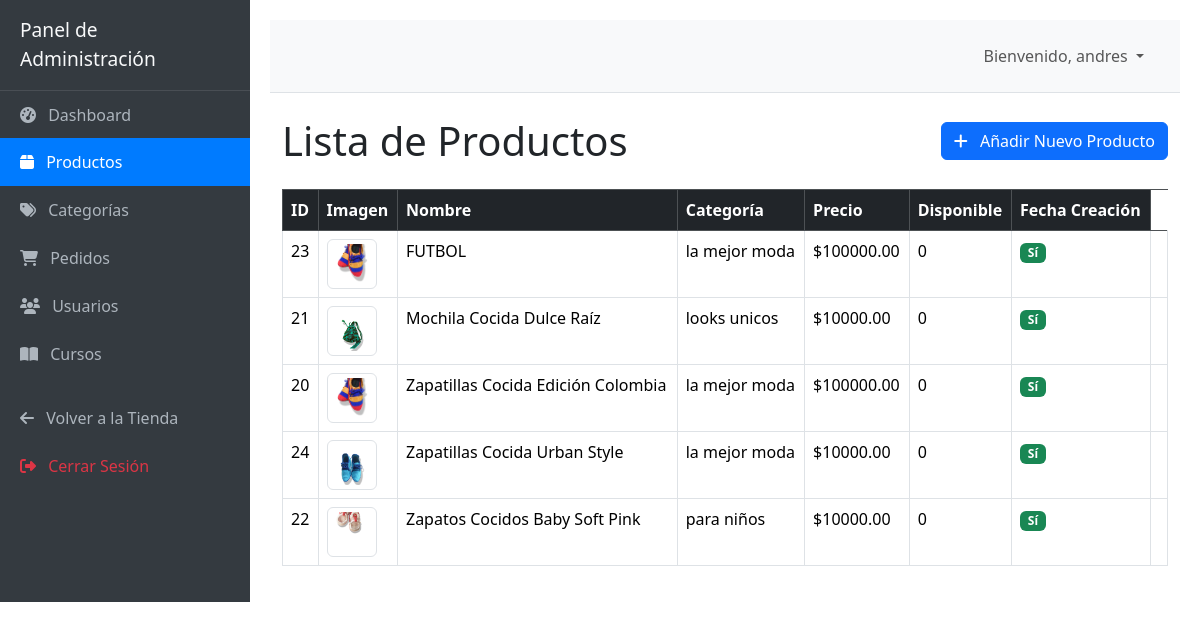
The page /dashboard/productos/ (signed in) on the database its author committed.
### productos/models.py (models this page shows, shortened)
class Producto(models.Model):
    categoria = models.ForeignKey(Categoria, related_name='productos', on_delete=models.CASCADE)
    nombre = models.CharField(max_length=200)
    slug = models.SlugField(max_length=200, unique=True, help_text="URL amigable (ej: zapato-flor)")
    descripcion = models.TextField()
    precio = models.DecimalField(max_digits=10, decimal_places=2)
    imagen_principal = models.ImageField(upload_to='productos/', blank=True, null=True, help_text="Imagen principal del producto")
    stock = models.PositiveIntegerField(default=0)
    disponible = models.BooleanField(default=True)
    creado = models.DateTimeField(auto_now_add=True)
    actualizado = models.DateTimeField(auto_now=True)
    FONDO_CHOICES = [
        ('fondo_zapatos_rosados.png', 'Zapatos Rosados'),
        ('tarjeta4.png', 'Tarjeta 4'),
        ('tarjeta5.png', 'Tarjeta 5'),
        ('tarjeta7.png', 'Tarjeta 7'),
        ('tarjeta8.png', 'Tarjeta 8'),
    ]
    imagen_fondo = models.CharField(
        max_length=64,
        choices=FONDO_CHOICES,
        default='fondo_zapatos_rosados.png',
        help_text="Imagen de fondo de la tarjeta del producto (elige una de las imágenes del proyecto)"
    )
    class Meta:
        ordering = ['-creado']
        index_together = (('id', 'slug'),)

class Categoria(models.Model):
    nombre = models.CharField(max_length=100, unique=True)
    slug = models.SlugField(max_length=100, unique=True, help_text="URL amigable (ej: zapatos-mujer)")
    descripcion = models.TextField(blank=True, null=True)
    FONDO_CHOICES = [
        ('imagen1defondo.png', 'tarjetas'),
        ('tarjeta1.png', 'tarjeta1'),
        ('tarjeta2.png', 'tarjeta2'),
        ('tarjeta3.png', 'tarjeta3'),
    ]
    imagen_fondo = models.CharField(
        max_length=64,
        choices=FONDO_CHOICES,
        default='fondo.png',
        help_text="Imagen de fondo de la tarjeta (elige una de las imágenes del proyecto)"
    )
    imagen_principal = models.ImageField(upload_to='productos_categoria/', blank=True, null=True, help_text="Imagen principal del producto para mostrar en la tarjeta de la categoría")
    class Meta:
        verbose_name_plural = "Categorías"
        ordering = ['nombre']

### core/views.py (the view)
# urls.py: path('dashboard/productos/', views.producto_lista_admin, name='producto_lista_admin'),
@admin_required(login_url='core:login')
def producto_lista_admin(request):
    productos = Producto.objects.all().order_by('nombre')
    context = {
        'productos': productos,
        'titulo_pagina': 'Administrar Productos',
    }
    return render(request, 'core/dashboard_productos_lista.html', context)

### core/context_processors.py (called while the page is built)
def cart_item_count(request):
    cart = request.session.get('cart', {})
    total_items = sum(item_data.get('cantidad', 0) for item_data in cart.values())
    return {'cart_item_count': total_items}

### core/views.py (called while the page is built)
def is_admin_user(user):
    if user.is_authenticated:
        return user.is_staff or user.is_superuser or user.groups.filter(name='Administradores').exists()
    return False

### core/templates/core/dashboard_productos_lista.html
{% extends 'core/dashboard_base.html' %}
{% block dashboard_content %}
<div class="d-flex justify-content-between align-items-center mb-4">
    <h1 class="mb-0">Lista de Productos</h1>
    <a href="{% url 'core:producto_crear_admin' %}" class="btn btn-primary">
        <i class="fas fa-plus me-2"></i> Añadir Nuevo Producto
    </a>
</div>
<div class="table-responsive">
    <table class="table table-hover table-bordered">
        <thead class="table-dark">
            <tr>
                <th>ID</th>
                <th>Imagen</th>
                <th>Nombre</th>
                <th>Categoría</th>
                <th>Precio</th>
                <th>Disponible</th>
                <th>Fecha Creación</th>
            </tr>
        </thead>
        <tbody>
            {% for producto in productos %}
            <tr>
                <td>{{ producto.id }}</td>
                <td>
                    {% if producto.imagen_principal %}
                        <img src="{{ producto.imagen_principal.url }}" alt="{{ producto.nombre }}" class="img-thumbnail" style="width: 50px; height: 50px; object-fit: cover;">
                    {% else %}
                        <img src="https://via.placeholder.com/50?text=No+Img" alt="Sin imagen" class="img-thumbnail" style="width: 50px; height: 50px; object-fit: cover;">
                    {% endif %}
                </td>
                <td>{{ producto.nombre }}</td>
                <td>{{ producto.categoria.nombre|default:"Sin Categoría" }}</td>
                <td>${{ producto.precio|floatformat:2 }}</td>
                <td>{{ producto.stock }}</td>
                <td>
                    {% if producto.disponible %}
                        <span class="badge bg-success">Sí</span>
                    {% else %}
                        <span class="badge bg-danger">No</span>
                    {% endif %}
                </td>
                <td>{{ producto.fecha_creacion|date:"Y-m-d H:i" }}</td>
            </tr>
            {% empty %}
            <tr>
                <td colspan="9" class="text-center">No hay productos registrados. <a href="{% url 'core:producto_crear_admin' %}">¡Crea uno ahora!</a></td>
            </tr>
            {% endfor %}
        </tbody>
    </table>
</div>
{% endblock %}

### core/templates/core/dashboard_base.html (shortened to what this page needs)
<!DOCTYPE html>
<html lang="es">
<head>
    <link href="https://cdn.jsdelivr.net/npm/bootstrap@5.3.3/dist/css/bootstrap.min.css" rel="stylesheet" xintegrity="sha384-QWTKZyjpPEjISv5WaRU9OFeRpok6YctnYmDr5pNlyT2bRjXh0JMhjY6hW+ALEwIH">
    <link rel="stylesheet" href="https://cdnjs.cloudflare.com/ajax/libs/font-awesome/6.4.0/css/all.min.css">
</head>
<body>
    <div id="wrapper">
        <div id="sidebar-wrapper">
            <div class="sidebar-heading">Panel de Administración</div>
            <div class="list-group list-group-flush">
                <a href="{% url 'core:dashboard_home' %}" class="list-group-item list-group-item-action {% if request.resolver_match.url_name == 'dashboard_home' %}active{% endif %}">
                    <i class="fas fa-tachometer-alt me-2"></i> Dashboard
                </a>
                <a href="{% url 'core:producto_lista_admin' %}" class="list-group-item list-group-item-action {% if request.resolver_match.url_name == 'producto_lista_admin' %}active{% endif %}">
                    <i class="fas fa-box me-2"></i> Productos
                </a>
                <a href="{% url 'core:categoria_lista_admin' %}" class="list-group-item list-group-item-action {% if request.resolver_match.url_name == 'categoria_lista_admin' %}active{% endif %}">
                    <i class="fas fa-tags me-2"></i> Categorías
                </a>
                <a href="{% url 'core:pedido_lista_admin' %}" class="list-group-item list-group-item-action {% if request.resolver_match.url_name == 'pedido_lista_admin' %}active{% endif %}">
                    <i class="fas fa-shopping-cart me-2"></i> Pedidos
                </a>
                <a href="{% url 'core:usuario_lista_admin' %}" class="list-group-item list-group-item-action {% if request.resolver_match.url_name == 'usuario_lista_admin' %}active{% endif %}">
                    <i class="fas fa-users me-2"></i> Usuarios
                </a>
                <a href="{% url 'core:curso_lista_admin' %}" class="list-group-item list-group-item-action {% if request.resolver_match.url_name == 'curso_lista_admin' %}active{% endif %}">
                    <i class="fas fa-book-open me-2"></i> Cursos
                </a>
                <a href="{% url 'core:home' %}" class="list-group-item list-group-item-action mt-3">
                    <i class="fas fa-arrow-left me-2"></i> Volver a la Tienda
                </a>
                <a href="{% url 'core:logout' %}" class="list-group-item list-group-item-action text-danger">
                    <i class="fas fa-sign-out-alt me-2"></i> Cerrar Sesión
                </a>
            </div>
        </div>
        <div id="page-content-wrapper">
            <nav class="navbar navbar-expand-lg navbar-light navbar-admin border-bottom">
                <div class="container-fluid">
                    <div class="collapse navbar-collapse" id="navbarSupportedContent">
                        <ul class="navbar-nav ms-auto mt-2 mt-lg-0">
                            <li class="nav-item dropdown">
                                <a class="nav-link dropdown-toggle" href="#" id="navbarDropdown" role="button" data-bs-toggle="dropdown" aria-haspopup="true" aria-expanded="false">
                                    Bienvenido, {{ request.user.username }}
                                </a>
                            </li>
                        </ul>
                    </div>
                </div>
            </nav>
            <div class="container-fluid mt-4">
                {% block dashboard_content %}
                {% endblock %}
            </div>
        </div>
        </div>
</body>
</html>

### core/templates/core/dashboard_base.html (style rules this page uses)
body { display: flex; min-height: 100vh; flex-direction: column; }
#wrapper { display: flex; width: 100%; }
#sidebar-wrapper { min-width: 250px; max-width: 250px; background: #343a40; color: #fff; transition: all 0.3s; }
#sidebar-wrapper .sidebar-heading { padding: 1rem 1.25rem; font-size: 1.2rem; border-bottom: 1px solid rgba(255, 255, 255, 0.1); color: #f8f9fa; }
#sidebar-wrapper .list-group { width: 100%; }
#sidebar-wrapper .list-group-item { background-color: #343a40; color: #adb5bd; border: none; padding: 0.75rem 1.25rem; }
#sidebar-wrapper .list-group-item.active { background-color: #007bff; color: #fff; }
#page-content-wrapper { width: 100%; padding: 20px; }
.navbar-admin { background-color: #f8f9fa; border-bottom: 1px solid #dee2e6; padding: 1rem; }

### rows shown on the page
Producto: id "23", imagen_principal (picture), nombre "FUTBOL", categoria.nombre "la mejor moda", precio "100000.00", stock "0", disponible "Sí"
Producto: id "21", imagen_principal (picture), nombre "Mochila Cocida Dulce Raíz", categoria.nombre "looks unicos", precio "10000.00", stock "0", disponible "Sí"
Producto: id "20", imagen_principal (picture), nombre "Zapatillas Cocida Edición Colombia", categoria.nombre "la mejor moda", precio "100000.00", stock "0", disponible "Sí"
Producto: id "24", imagen_principal (picture), nombre "Zapatillas Cocida Urban Style", categoria.nombre "la mejor moda", precio "10000.00", stock "0", disponible "Sí"
Producto: id "22", imagen_principal (picture), nombre "Zapatos Cocidos Baby Soft Pink", categoria.nombre "para niños", precio "10000.00", stock "0", disponible "Sí"

### other values the page prints
{{ request.user.username }} "andres"
